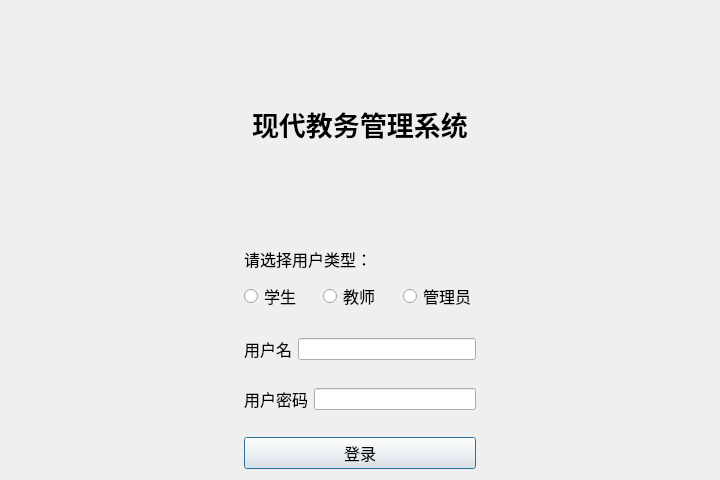
<?xml version="1.0" encoding="UTF-8"?>
<ui version="4.0">
 <class>LoginDialog</class>
 <widget class="QDialog" name="LoginDialog">
  <property name="geometry">
   <rect>
    <x>0</x>
    <y>0</y>
    <width>720</width>
    <height>480</height>
   </rect>
  </property>
  <property name="windowTitle">
   <string>浙江大学教务管理系统</string>
  </property>
  <property name="windowIcon">
   <iconset resource="src.qrc">
    <normaloff>:/images/xiaohui.png</normaloff>:/images/xiaohui.png</iconset>
  </property>
  <layout class="QVBoxLayout" name="verticalLayout_2">
   <item>
    <layout class="QHBoxLayout" name="horizontalLayout_4">
     <item>
      <spacer name="horizontalSpacer">
       <property name="orientation">
        <enum>Qt::Horizontal</enum>
       </property>
       <property name="sizeHint" stdset="0">
        <size>
         <width>153</width>
         <height>20</height>
        </size>
       </property>
      </spacer>
     </item>
     <item>
      <widget class="QLabel" name="title">
       <property name="font">
        <font>
         <family>华文行楷</family>
         <pointsize>20</pointsize>
         <weight>75</weight>
         <bold>true</bold>
        </font>
       </property>
       <property name="text">
        <string>现代教务管理系统</string>
       </property>
      </widget>
     </item>
     <item>
      <spacer name="horizontalSpacer_2">
       <property name="orientation">
        <enum>Qt::Horizontal</enum>
       </property>
       <property name="sizeHint" stdset="0">
        <size>
         <width>152</width>
         <height>20</height>
        </size>
       </property>
      </spacer>
     </item>
    </layout>
   </item>
   <item>
    <layout class="QHBoxLayout" name="horizontalLayout_5">
     <item>
      <spacer name="horizontalSpacer_6">
       <property name="orientation">
        <enum>Qt::Horizontal</enum>
       </property>
       <property name="sizeHint" stdset="0">
        <size>
         <width>40</width>
         <height>20</height>
        </size>
       </property>
      </spacer>
     </item>
     <item>
      <layout class="QVBoxLayout" name="verticalLayout">
       <item>
        <widget class="QLabel" name="label_5">
         <property name="font">
          <font>
           <family>Adobe 黑体 Std R</family>
           <pointsize>12</pointsize>
          </font>
         </property>
         <property name="text">
          <string>请选择用户类型：</string>
         </property>
        </widget>
       </item>
       <item>
        <layout class="QHBoxLayout" name="horizontalLayout">
         <item>
          <widget class="QRadioButton" name="studentratdio">
           <property name="font">
            <font>
             <family>Adobe 黑体 Std R</family>
             <pointsize>12</pointsize>
            </font>
           </property>
           <property name="text">
            <string>学生</string>
           </property>
          </widget>
         </item>
         <item>
          <widget class="QRadioButton" name="teacherradio">
           <property name="font">
            <font>
             <family>Adobe 黑体 Std R</family>
             <pointsize>12</pointsize>
            </font>
           </property>
           <property name="text">
            <string>教师</string>
           </property>
          </widget>
         </item>
         <item>
          <widget class="QRadioButton" name="managerradio">
           <property name="font">
            <font>
             <family>Adobe 黑体 Std R</family>
             <pointsize>12</pointsize>
            </font>
           </property>
           <property name="text">
            <string>管理员</string>
           </property>
          </widget>
         </item>
        </layout>
       </item>
       <item>
        <spacer name="horizontalSpacer_3">
         <property name="orientation">
          <enum>Qt::Horizontal</enum>
         </property>
         <property name="sizeHint" stdset="0">
          <size>
           <width>40</width>
           <height>20</height>
          </size>
         </property>
        </spacer>
       </item>
       <item>
        <layout class="QHBoxLayout" name="horizontalLayout_2">
         <item>
          <widget class="QLabel" name="label_3">
           <property name="font">
            <font>
             <family>Adobe 黑体 Std R</family>
             <pointsize>12</pointsize>
            </font>
           </property>
           <property name="text">
            <string>用户名</string>
           </property>
          </widget>
         </item>
         <item>
          <widget class="QLineEdit" name="namelineedit"/>
         </item>
        </layout>
       </item>
       <item>
        <spacer name="horizontalSpacer_4">
         <property name="orientation">
          <enum>Qt::Horizontal</enum>
         </property>
         <property name="sizeHint" stdset="0">
          <size>
           <width>40</width>
           <height>20</height>
          </size>
         </property>
        </spacer>
       </item>
       <item>
        <layout class="QHBoxLayout" name="horizontalLayout_3">
         <item>
          <widget class="QLabel" name="label_4">
           <property name="font">
            <font>
             <family>Adobe 黑体 Std R</family>
             <pointsize>12</pointsize>
            </font>
           </property>
           <property name="text">
            <string>用户密码</string>
           </property>
          </widget>
         </item>
         <item>
          <widget class="QLineEdit" name="passwordline"/>
         </item>
        </layout>
       </item>
       <item>
        <spacer name="horizontalSpacer_5">
         <property name="orientation">
          <enum>Qt::Horizontal</enum>
         </property>
         <property name="sizeHint" stdset="0">
          <size>
           <width>40</width>
           <height>20</height>
          </size>
         </property>
        </spacer>
       </item>
       <item>
        <widget class="QPushButton" name="checkinbutton">
         <property name="font">
          <font>
           <family>Adobe 黑体 Std R</family>
           <pointsize>12</pointsize>
          </font>
         </property>
         <property name="text">
          <string>登录</string>
         </property>
         <property name="icon">
          <iconset resource="src.qrc">
           <normaloff>:/images/user1.png</normaloff>:/images/user1.png</iconset>
         </property>
        </widget>
       </item>
      </layout>
     </item>
     <item>
      <spacer name="horizontalSpacer_7">
       <property name="orientation">
        <enum>Qt::Horizontal</enum>
       </property>
       <property name="sizeHint" stdset="0">
        <size>
         <width>40</width>
         <height>20</height>
        </size>
       </property>
      </spacer>
     </item>
    </layout>
   </item>
  </layout>
 </widget>
 <resources>
  <include location="src.qrc"/>
 </resources>
 <connections/>
</ui>
